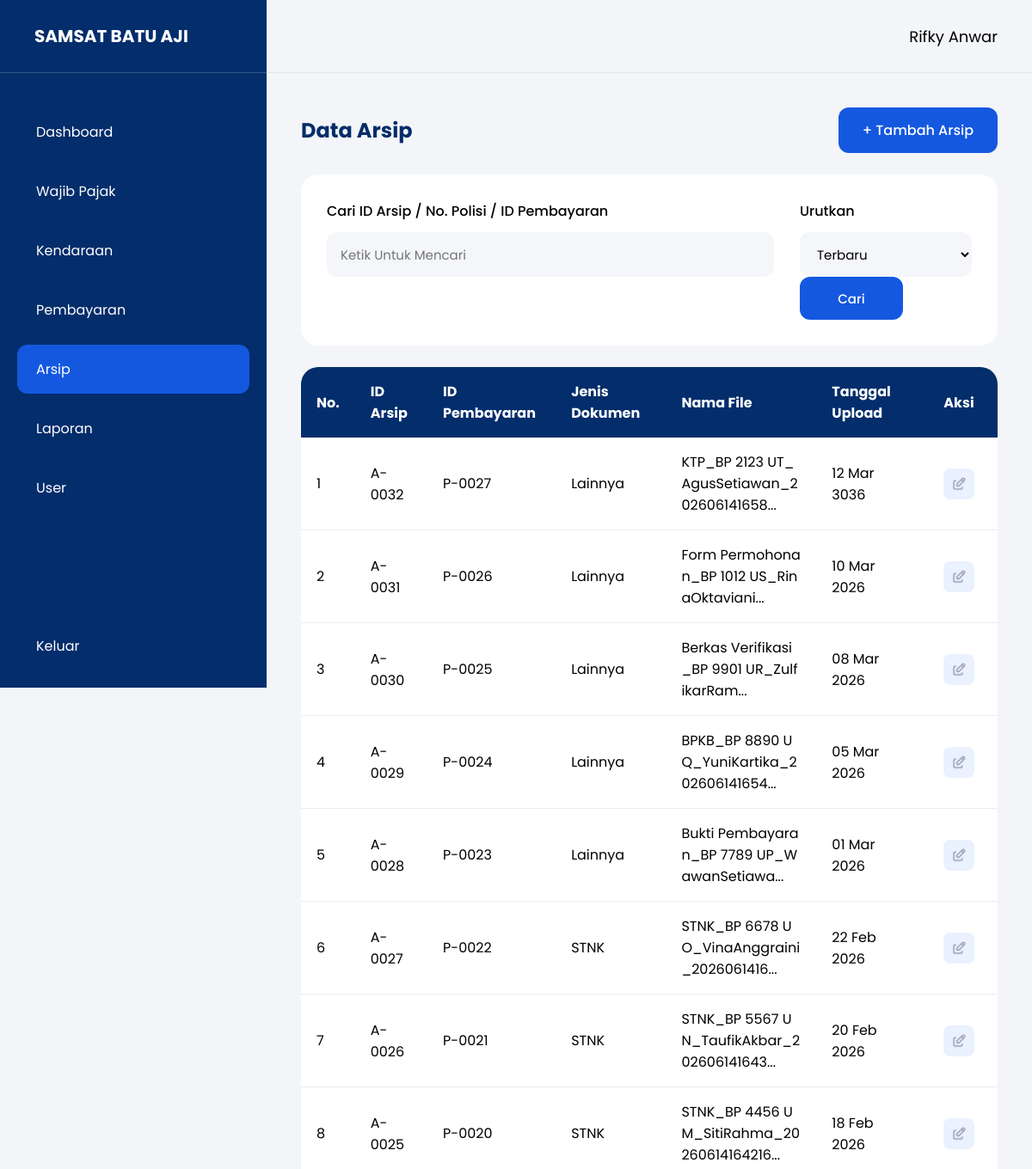
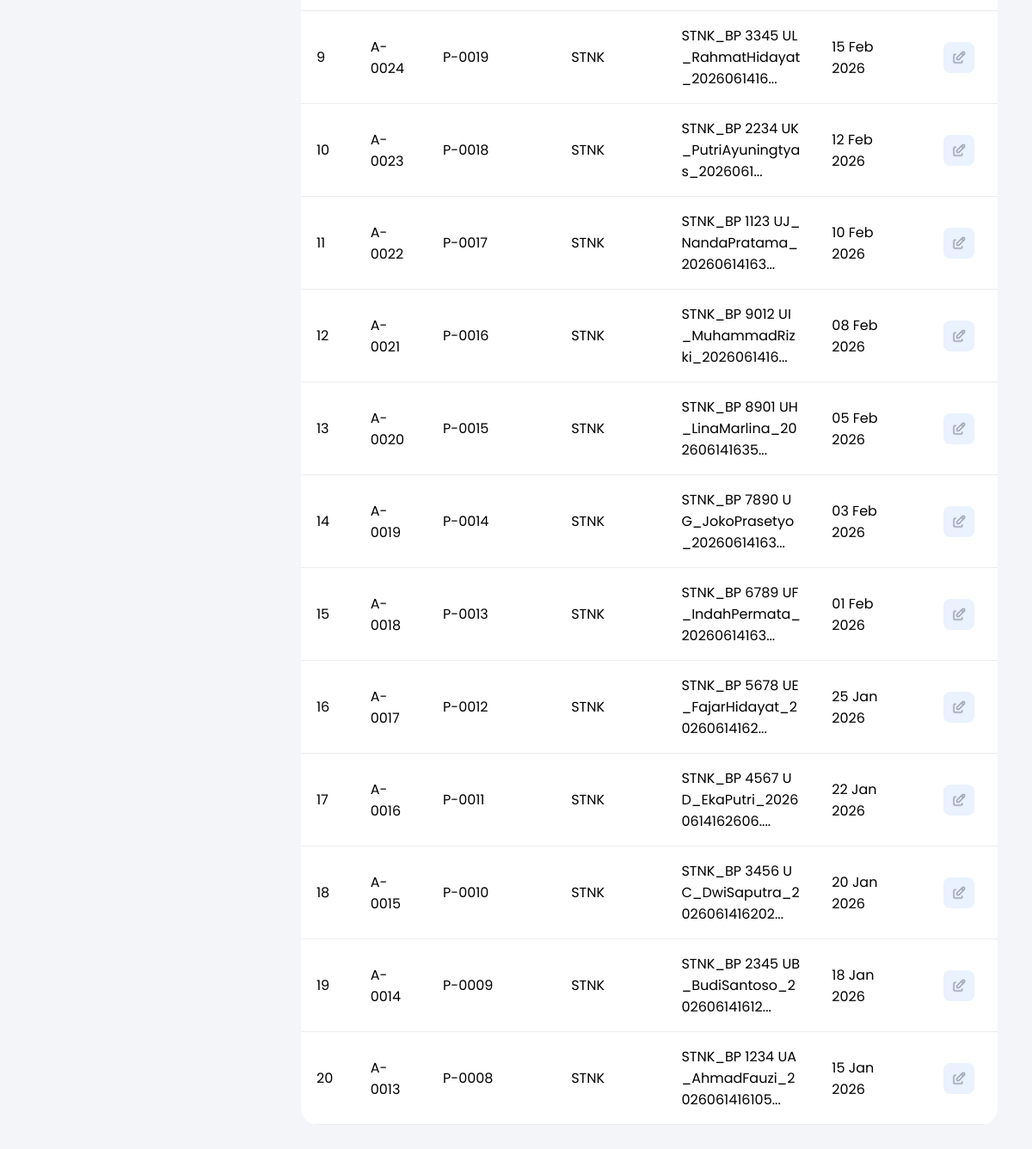
Screenshot of /pages/arsip.php (signed in) with the database file from the repository (2 pictures, top to bottom).
### tables this page shows
CREATE TABLE `dokumen` (
  `id_dokumen` int(11) NOT NULL,
  `id_pembayaran` int(11) NOT NULL,
  `jenis_dokumen` enum('STNK','Lainnya') NOT NULL,
  `nama_file` varchar(255) NOT NULL,
  `tanggal_upload` datetime NOT NULL
);

CREATE TABLE `pembayaran` (
  `id_pembayaran` int(11) NOT NULL,
  `id_kendaraan` int(11) NOT NULL,
  `tanggal_bayar` date NOT NULL,
  `jenis_pembayaran` enum('QRIS','Transfer','Tunai') NOT NULL,
  `total_bayar` decimal(12,2) NOT NULL,
  `status_pembayaran` enum('Lunas','Menunggak') NOT NULL
);

### pages/arsip.php (the view, shortened to what this page needs)
    <?php
    require_once "../config/database.php";
    $cari = '';
    $urut = 'DESC';
    $query = mysqli_query(
        $koneksi,
        "SELECT
dokumen.*,
pembayaran.id_pembayaran,
kendaraan.no_polisi
FROM dokumen
LEFT JOIN pembayaran
ON dokumen.id_pembayaran = pembayaran.id_pembayaran
LEFT JOIN kendaraan
ON pembayaran.id_kendaraan = kendaraan.id_kendaraan
WHERE
dokumen.id_dokumen LIKE '%$cari%'
OR pembayaran.id_pembayaran LIKE '%$cari%'
OR kendaraan.no_polisi LIKE '%$cari%'
ORDER BY dokumen.id_dokumen $urut"
    );
    ?>
    <!DOCTYPE html>
    <html>
    <head>
        <link rel="stylesheet" href="../assets/css/style.css">
    </head>
    <body>
        <div class="container">
            <div class="sidebar">
                <div class="logo">
                    SAMSAT BATU AJI
                </div>
                <div class="menu">
                    <a href="dashboard.php">
                        Dashboard
                    </a>
                    <a href="wajib_pajak.php">
                        Wajib Pajak
                    </a>
                    <a href="kendaraan.php">
                        Kendaraan
                    </a>
                    <a href="pembayaran.php">
                        Pembayaran
                    </a>
                    <a class="active" href="arsip.php">
                        Arsip
                    </a>
                    <a href="laporan.php">
                        Laporan
                    </a>
                    <?php if ($_SESSION['role'] == 'admin') { ?>
                        <a href="user.php">
                            User
                        </a>
                    <?php } ?>
                </div>
                <div class="logout">
                    <a href="../logout.php">
                        Keluar
                    </a>
                </div>
            </div>
            <div class="main">
                <div class="header">
                    <div class="user-info">
                        <span class="user-name">
                            <?php echo $_SESSION['nama']; ?>
                        </span>
                    </div>
                </div>
                <div class="content">
                    <div class="page-header">
                        <h2>Data Arsip</h2>
                        <a
                            href="tambah_arsip.php"
                            class="btn-add">
                            + Tambah Arsip
                        </a>
                    </div>
                    <form method="GET">
                        <div class="filter-card">
                            <div class="search-group">
                                <label>
                                    Cari ID Arsip / No. Polisi / ID Pembayaran
                                </label>
                                <input
                                    type="text"
                                    name="cari"
                                    value="<?php echo $cari; ?>"
                                    placeholder="Ketik Untuk Mencari">
                            </div>
                            <div class="sort-group">
                                <label>
                                    Urutkan
                                </label>
                                <select name="urut">
                                    <option
                                        value="baru"
                                        <?php if ($urut == 'DESC') echo 'selected'; ?>>
                                        Terbaru
                                    </option>
                                </select>
                                <button
                                    type="submit"
                                    class="btn-save">
                                    Cari
                                </button>
                            </div>
                        </div>
                    </form>
                    <div class="table-card">
                        <table class="data-table">
                            <thead>
                                <tr>
                                    <th>No.</th>
                                    <th>ID Arsip</th>
                                    <th>ID Pembayaran</th>
                                    <th>Jenis Dokumen</th>
                                    <th>Nama File</th>
                                    <th>Tanggal Upload</th>
                                    <th>Aksi</th>
                                </tr>
                            </thead>
                            <tbody>
                                <?php
                                if (mysqli_num_rows($query) > 0) {
                                    $no = 1;
                                    while ($data = mysqli_fetch_assoc($query)) {
                                ?>
                                        <tr>
                                            <td>
                                                <?php echo $no++; ?>
                                            </td>
                                            <td>
                                                A-<?php echo str_pad($data['id_dokumen'], 4, '0', STR_PAD_LEFT); ?>
                                            </td>
                                            <td>
                                                P-<?php echo str_pad($data['id_pembayaran'], 4, '0', STR_PAD_LEFT); ?>
                                            </td>
                                            <td>
                                                <?php echo $data['jenis_dokumen']; ?>
                                            </td>
                                            <td>
                                                <?php
                                                echo strlen($data['nama_file']) > 40
                                                    ? substr($data['nama_file'], 0, 40) . '...'
                                                    : $data['nama_file'];
                                                ?>
                                            </td>
                                            <td>
                                                <?php echo date('d M Y', strtotime($data['tanggal_upload'])); ?>
                                            </td>
                                            <td>
                                                <a
                                                    href="edit_arsip.php?id=<?php echo $data['id_dokumen']; ?>"
                                                    class="btn-edit">
                                                    <img
                                                        src="../assets/css/images/tabler_edit.png"
                                                        alt="Edit"
                                                        class="icon-edit">
                                                </a>
                                            </td>
                                        </tr>
                                    <?php
                                    }
                                }
                                ?>
                            </tbody>
                        </table>
                    </div>
                </div>
            </div>
        </div>
    </body>
    </html>

### assets/css/style.css (style rules this page uses)
* { margin: 0; padding: 0; box-sizing: border-box; font-family: 'Poppins', sans-serif; }
body { background: #F3F5F8; }
.container { display: flex; min-height: 100vh; }
.sidebar { width: 310px; height: 100vh; background: #032D6B; color: white; display: flex; flex-direction: column; position: fixed; top: 0; left: 0; overflow-y: auto; }
.logo { height: 85px; display: flex; align-items: center; padding: 0 40px; font-size: 20px; font-weight: 700; border-bottom: 1px solid rgba(255, 255, 255, .2); }
.menu { padding: 40px 20px; flex: 1; }
.menu a { display: flex; align-items: center; gap: 12px; color: white; text-decoration: none; padding: 16px 22px; margin-bottom: 12px; border-radius: 12px; transition: .3s; }
.menu .active { background: #1558E0; }
.logout { padding: 20px; }
.logout a { display: flex; align-items: center; color: white; text-decoration: none; padding: 16px 22px; border-radius: 12px; transition: .3s; }
.main { flex: 1; margin-left: 310px; }
.header { height: 85px; background: #F3F5F8; display: flex; justify-content: flex-end; align-items: center; padding: 0 40px; border-bottom: 1px solid #E6E6E6; }
.user-info { display: flex; align-items: center; gap: 12px; }
.user-name { font-size: 18px; }
.content { padding: 40px; }
.page-header { display: flex; justify-content: space-between; align-items: center; margin-bottom: 25px; }
.page-header h2 { font-size: 24px; font-weight: 700; color: #052D68; }
.btn-add { background: #1558E0; color: white; text-decoration: none; padding: 14px 28px; border-radius: 12px; font-weight: 500; }
.btn-edit { text-decoration: none; color: #1558E0; font-weight: 600; width: 36px; height: 36px; background: #EAF1FF; border-radius: 8px; display: flex; justify-content: center; align-items: center; margin: 0 auto; }
.filter-card { background: white; border-radius: 20px; padding: 30px; display: flex; gap: 30px; margin-bottom: 25px; }
.search-group { flex: 1; }
.sort-group { min-width: 200px; }
.search-group label, .sort-group label { display: block; margin-bottom: 12px; font-weight: 500; }
.search-group input, .sort-group select, .sort-group input { width: 100%; height: 52px; border: none; background: #F4F6FA; border-radius: 12px; padding: 0 16px; font-size: 15px; }
.table-card { background: white; border-radius: 20px; overflow: hidden; }
.data-table { width: 100%; background: white; border-collapse: collapse; }
.data-table th { background: #032D6B; color: white; padding: 16px 18px; text-align: left; }
.data-table td { padding: 16px 18px; border-bottom: 1px solid #ECECEC; }
.data-table th, .data-table td { overflow-wrap: break-word; word-wrap: break-word; }
.data-table th:last-child, .data-table td:last-child { text-align: center; width: 90px; }
.btn-back, .btn-delete, .btn-save { width: 120px; height: 50px; display: flex; justify-content: center; align-items: center; border: none; border-radius: 12px; color: white; text-decoration: none; font-size: 15px; font-weight: 500; cursor: pointer; }
.btn-save { background: #1558E0; }
.btn-edit img { width: 18px; height: 18px; }
.data-table td:nth-child(5) { word-break: break-all; }

### rows the page displays
dokumen: id_dokumen "0032", id_pembayaran.id_pembayaran "0027", jenis_dokumen "Lainnya", nama_file "KTP_BP 2123 UT_AgusSetiawan_202606141658", tanggal_upload "12 Mar 3036"
dokumen: id_dokumen "0031", id_pembayaran.id_pembayaran "0026", jenis_dokumen "Lainnya", nama_file "Form Permohonan_BP 1012 US_RinaOktaviani", tanggal_upload "10 Mar 2026"
dokumen: id_dokumen "0030", id_pembayaran.id_pembayaran "0025", jenis_dokumen "Lainnya", nama_file "Berkas Verifikasi_BP 9901 UR_ZulfikarRam", tanggal_upload "08 Mar 2026"
dokumen: id_dokumen "0029", id_pembayaran.id_pembayaran "0024", jenis_dokumen "Lainnya", nama_file "BPKB_BP 8890 UQ_YuniKartika_202606141654", tanggal_upload "05 Mar 2026"
dokumen: id_dokumen "0028", id_pembayaran.id_pembayaran "0023", jenis_dokumen "Lainnya", nama_file "Bukti Pembayaran_BP 7789 UP_WawanSetiawa", tanggal_upload "01 Mar 2026"
dokumen: id_dokumen "0027", id_pembayaran.id_pembayaran "0022", jenis_dokumen "STNK", nama_file "STNK_BP 6678 UO_VinaAnggraini_2026061416", tanggal_upload "22 Feb 2026"
dokumen: id_dokumen "0026", id_pembayaran.id_pembayaran "0021", jenis_dokumen "STNK", nama_file "STNK_BP 5567 UN_TaufikAkbar_202606141643", tanggal_upload "20 Feb 2026"
dokumen: id_dokumen "0025", id_pembayaran.id_pembayaran "0020", jenis_dokumen "STNK", nama_file "STNK_BP 4456 UM_SitiRahma_20260614164216", tanggal_upload "18 Feb 2026"
dokumen: id_dokumen "0024", id_pembayaran.id_pembayaran "0019", jenis_dokumen "STNK", nama_file "STNK_BP 3345 UL_RahmatHidayat_2026061416", tanggal_upload "15 Feb 2026"
dokumen: id_dokumen "0023", id_pembayaran.id_pembayaran "0018", jenis_dokumen "STNK", nama_file "STNK_BP 2234 UK_PutriAyuningtyas_2026061", tanggal_upload "12 Feb 2026"
dokumen: id_dokumen "0022", id_pembayaran.id_pembayaran "0017", jenis_dokumen "STNK", nama_file "STNK_BP 1123 UJ_NandaPratama_20260614163", tanggal_upload "10 Feb 2026"
dokumen: id_dokumen "0021", id_pembayaran.id_pembayaran "0016", jenis_dokumen "STNK", nama_file "STNK_BP 9012 UI_MuhammadRizki_2026061416", tanggal_upload "08 Feb 2026"
dokumen: id_dokumen "0020", id_pembayaran.id_pembayaran "0015", jenis_dokumen "STNK", nama_file "STNK_BP 8901 UH_LinaMarlina_202606141635", tanggal_upload "05 Feb 2026"
dokumen: id_dokumen "0019", id_pembayaran.id_pembayaran "0014", jenis_dokumen "STNK", nama_file "STNK_BP 7890 UG_JokoPrasetyo_20260614163", tanggal_upload "03 Feb 2026"
dokumen: id_dokumen "0018", id_pembayaran.id_pembayaran "0013", jenis_dokumen "STNK", nama_file "STNK_BP 6789 UF_IndahPermata_20260614163", tanggal_upload "01 Feb 2026"
dokumen: id_dokumen "0017", id_pembayaran.id_pembayaran "0012", jenis_dokumen "STNK", nama_file "STNK_BP 5678 UE_FajarHidayat_20260614162", tanggal_upload "25 Jan 2026"
dokumen: id_dokumen "0016", id_pembayaran.id_pembayaran "0011", jenis_dokumen "STNK", nama_file "STNK_BP 4567 UD_EkaPutri_20260614162606.", tanggal_upload "22 Jan 2026"
dokumen: id_dokumen "0015", id_pembayaran.id_pembayaran "0010", jenis_dokumen "STNK", nama_file "STNK_BP 3456 UC_DwiSaputra_2026061416202", tanggal_upload "20 Jan 2026"
dokumen: id_dokumen "0014", id_pembayaran.id_pembayaran "0009", jenis_dokumen "STNK", nama_file "STNK_BP 2345 UB_BudiSantoso_202606141612", tanggal_upload "18 Jan 2026"
dokumen: id_dokumen "0013", id_pembayaran.id_pembayaran "0008", jenis_dokumen "STNK", nama_file "STNK_BP 1234 UA_AhmadFauzi_2026061416105", tanggal_upload "15 Jan 2026"

### other values shown
$_SESSION['nama'] "Rifky Anwar"
